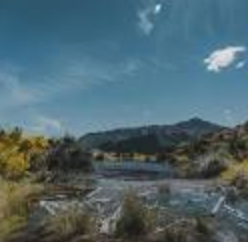
%> input picture smallLake.png, 248 x 242 px
$ octave seamMain.m   (GNU Octave 9; MATLAB toolbox functions it lacks are replaced by stand-ins)
%> lines starting %> are read from the running program, lines starting %| are printed output that depends on the picture
### scoreM.m
function fin=scoreM(img, num)

% if(num == 2)
img1 = img;
% elseif(num == 1)
%     img1 = imrotate(img, 90);
% end

[y,x]=size(img1);
[imgGradX, imgGradY] = imgradientxy(img1);
% [4 lines of commented-out code are left out]
imgGradW=imgGradX + imgGradY;
imgGradX = imgGradW;


% figure(4043)
% imshow(imgGradW);


minVal=min(min(imgGradX));
imgGradX = imgGradX + abs(minVal);

scM=ones(y,x);
scM=scM.*256;
scM(1,:)=imgGradX(1,:);
% done till here
for i=2:y
    for j=1:x

        if(j==1)
            a=scM(i-1, j+1);
            b=scM(i-1, j);
           smallNextPx=min(a , b);
        elseif(j==x)
            a=scM(i-1, j-1);
            b=scM(i-1, j);
           smallNextPx=min(a, b);
        else
            a=scM(i-1, j-1);
            b=scM(i-1, j);
            c=scM(i-1, j+1);
            smallNextPx=min(a,min(b,c));
        end
        scM(i,j)=imgGradX(i,j) - smallNextPx;

    end
end
fin = scM;
end

### scoreZeroer.m
function fin = scoreZeroer(scMat)
[y,x]= size(scMat);
minV =min(scMat(y,:));
    for j=1:x
       if (scMat(y,j)==minV)
           scMat(y,j)=777;
           temp=j;
       end
    end
    j=temp;
    while(y~=1)
    y = y - 1;

        if(j==1)
            a=scMat(y, j+1);
            b=scMat(y, j);
           smallNextPx=min(a , b);
           if(smallNextPx==a)
               scMat(y,j+1)=777;
               j=j+1;
           else
               scMat(y,j)=777;
           end
        elseif(j==x)
            a=scMat(y, j-1);
            b=scMat(y, j);
           smallNextPx=min(a, b);
           if(smallNextPx==a)
               scMat(y,j-1)=777;
               j=j-1;
           else
               scMat(y,j)=777;
           end
        else
            a=scMat(y, j-1);
            b=scMat(y, j);
            c=scMat(y, j+1);
            smallNextPx=min(a,min(b,c));
            if(smallNextPx==a)
               scMat(y,j-1)=777;
               j=j-1;
            elseif(smallNextPx==b)
               scMat(y,j)=777;
            else
                scMat(y,j+1)=777;
                j=j+1;
           end
        end


    end
    fin=scMat;
end

### removeZeros.m
function fin=removeZeros(orgImg, zeroMat)
[y,x]=size(orgImg);
newImg=zeros(y, x-1);

for i=1:y

    n=1;
    for j=1:x
        if(zeroMat(i,j)~=777)
        newImg(i, n)= orgImg(i,j);
        n=n+1;
        end
    end

end

fin=newImg;
% figure(404)
% imshow(newImg);
end

### seamCarveImg.m
function fin = seamCarveImg(inIm, val, numOfPx)
inIm2=inIm;

for i=1:numOfPx
scMat = scoreM(inIm2, 1);
zerod = scoreZeroer(scMat);
remvd = removeZeros(inIm2, zerod);
inIm2 = im2double (remvd);
end

fin=inIm2;
end

### seamMain.m
close all;
clc;
clear;
in_img = imread('smallLake.png');
%> in_img is the input picture: size 242x248x3 uint8; mean R, G, B 79.1, 102.7, 110.6
inIm = rgb2gray(in_img);
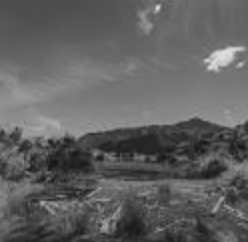
%> inIm: size 242x248 uint8; min 20, max 226, mean 96.5

inIm = im2double (inIm);
%> inIm: size 242x248 double

figure(11)
imshow(inIm);

%% seam carving
% this one removes 60px horizontally
inIm=imrotate(inIm, 90);
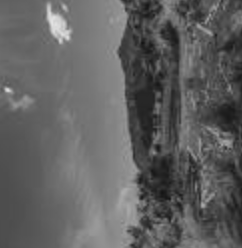
%> inIm: size 248x242 double; min 0.0784, max 0.886, mean 0.379; mean of the top-left, top-right, bottom-left and bottom-right quarters 0.459, 0.296, 0.425, 0.334
numOfPx=60;
carvedImg = seamCarveImg(inIm, 1, numOfPx);
%> (the run ends here)
